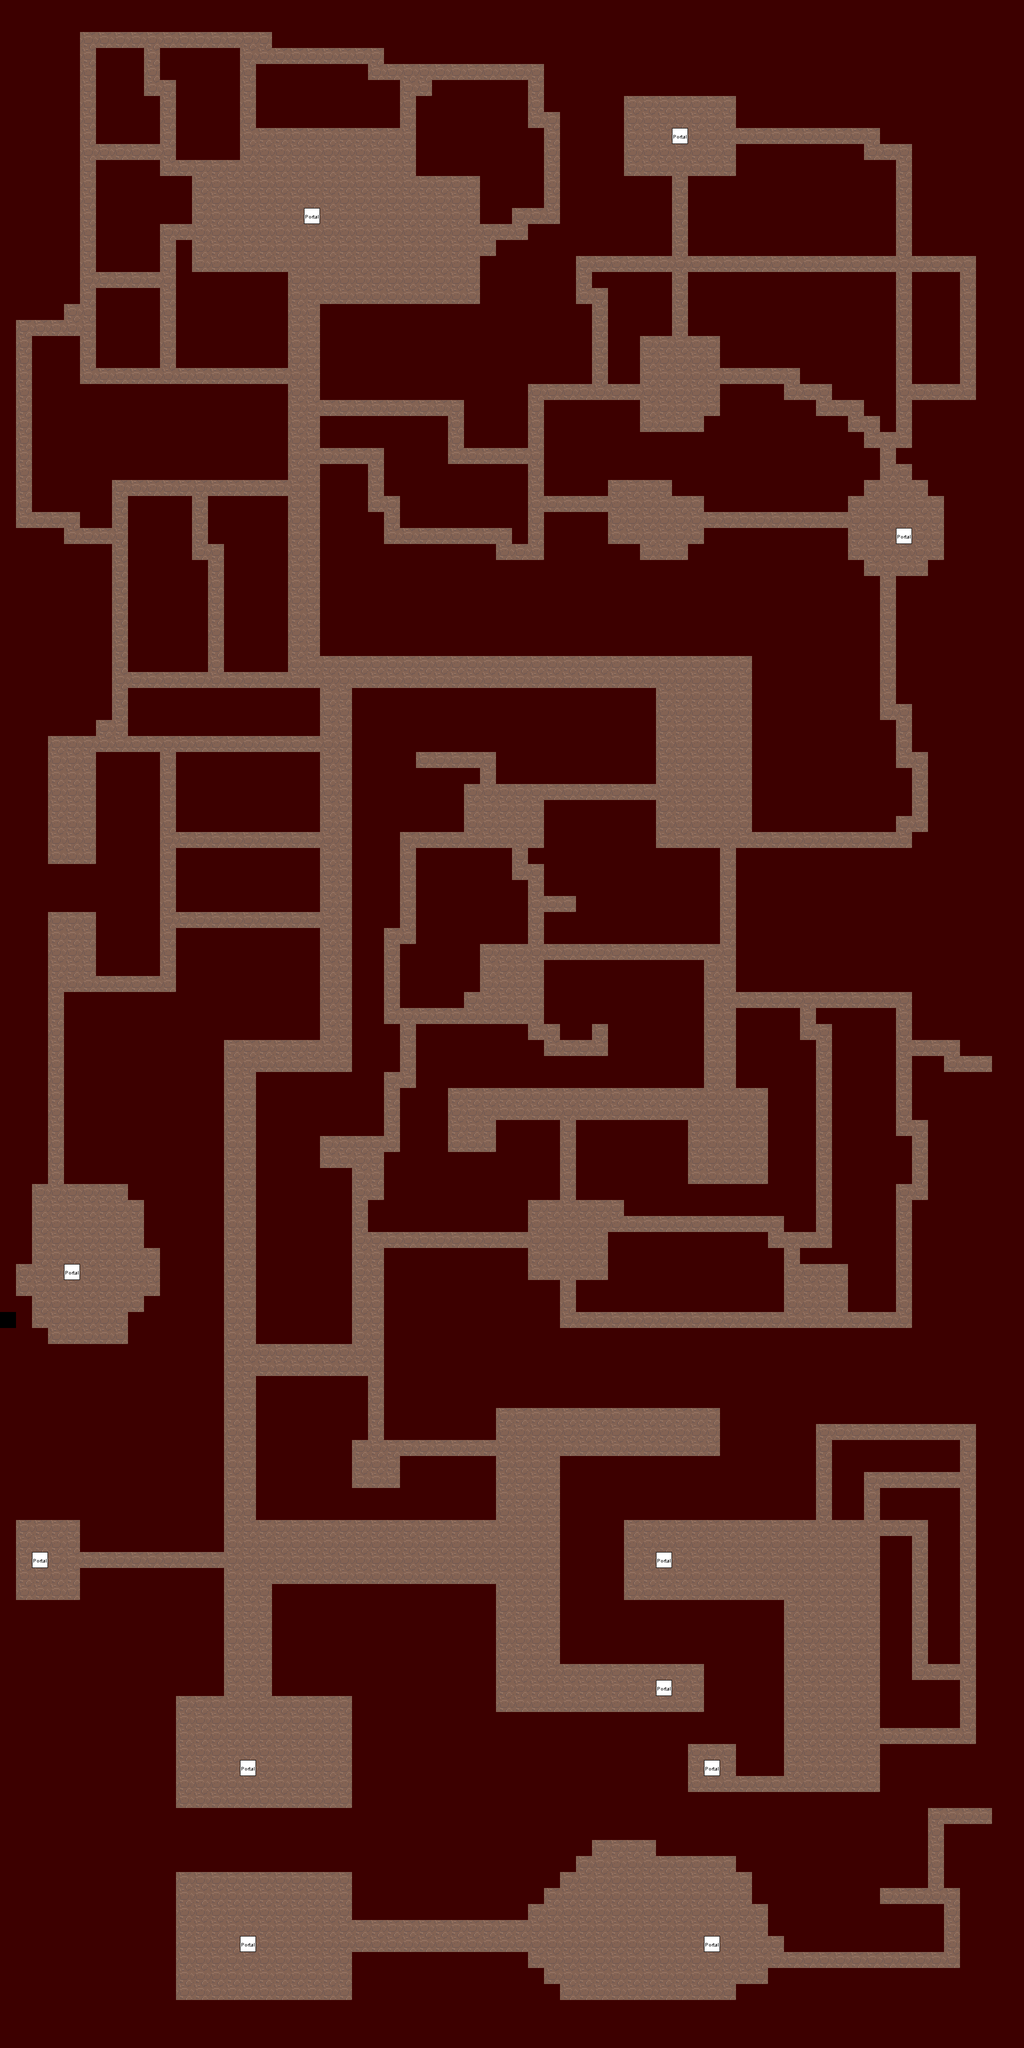

A 2D game scene composited from a Tiled map and its tileset images. What follows is a short description and the map's XML, with each tile layer's data collapsed to a summary:
An orthogonal 64x128 tile map with 32x32 px tiles, 7 tile layers (dungeon_001_1_0_floor, dungeon_001_1_1_terrain, dungeon_001_1_2_object, dungeon_001_1_3_roof, ...), 10 tilesets.

<map version="0.99a" orientation="orthogonal" width="64" height="128" tilewidth="32" tileheight="32">
 <tileset name="Outside 0" firstgid="1" tilewidth="32" tileheight="32">
  <image source="zelda_outside_0_chipset.png" trans="ffffff" />
 </tileset>
 <tileset name="Outside 1" firstgid="481" tilewidth="32" tileheight="32">
  <image source="zelda_outside_1_chipset.png" trans="ffffff" />
 </tileset>
 <tileset name="Dungeon 0" firstgid="961" tilewidth="32" tileheight="32">
  <image source="zelda_dungeon_0_chipset.png" trans="ff00ff" />
 </tileset>
 <tileset name="Dungeon 1" firstgid="1441" tilewidth="32" tileheight="32">
  <image source="zelda_dungeon_1_chipset.png" trans="ff00ff" />
 </tileset>
 <tileset name="Interior 0" firstgid="1921" tilewidth="32" tileheight="32">
  <image source="zelda_interior_0_chipset.png" trans="ff00ff" />
 </tileset>
 <tileset name="Navigation" firstgid="2401" tilewidth="32" tileheight="32">
  <image source="zelda_navigation_chipset.png" />
 </tileset>
 <tileset name="Objects" firstgid="2402" tilewidth="32" tileheight="32">
  <image source="zelda_objects_chipset.png" />
 </tileset>
 <tileset name="Collision" firstgid="2502" tilewidth="32" tileheight="32">
  <image source="zelda_collision_chipset.png" />
 </tileset>
 <tileset name="Buildings 0" firstgid="2504" tilewidth="32" tileheight="32">
  <image source="zelda_building_0_tileset.png" />
 </tileset>
 <tileset name="Outside 2" firstgid="2984" tilewidth="32" tileheight="32">
  <image source="zelda_outside_2_chipset.png" />
 </tileset>
 <layer name="dungeon_001_1_0_floor" width="64" height="128">
  <data>[8192 cells, 2347 non-empty, 1 distinct tile ids]</data>
 </layer>
 <layer name="dungeon_001_1_1_terrain" width="64" height="128">
  <data>[8192 cells, 11 non-empty, 2 distinct tile ids]</data>
 </layer>
 <layer name="dungeon_001_1_2_object" width="64" height="128">
  <data>[8192 cells, 0 non-empty, 0 distinct tile ids]</data>
 </layer>
 <layer name="dungeon_001_1_3_roof" width="64" height="128">
  <data>[8192 cells, 0 non-empty, 0 distinct tile ids]</data>
 </layer>
 <layer name="dungeon_001_1_objects" width="64" height="128">
  <data>[8192 cells, 11 non-empty, 1 distinct tile ids]</data>
 </layer>
 <layer name="dungeon_001_1_collision" width="64" height="128" opacity="0.24">
  <data>[8192 cells, 5844 non-empty, 1 distinct tile ids]</data>
 </layer>
 <layer name="dungeon_001_1_navigation" width="64" height="128">
  <data>[8192 cells, 0 non-empty, 0 distinct tile ids]</data>
 </layer>
</map>
